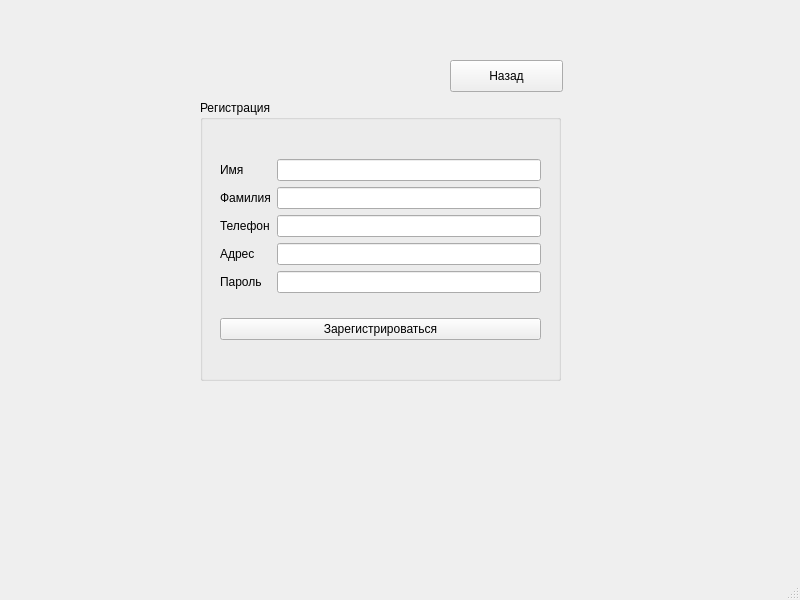
<?xml version="1.0" encoding="UTF-8"?>
<ui version="4.0">
 <class>registrations</class>
 <widget class="QMainWindow" name="registrations">
  <property name="geometry">
   <rect>
    <x>0</x>
    <y>0</y>
    <width>800</width>
    <height>600</height>
   </rect>
  </property>
  <property name="windowTitle">
   <string>MainWindow</string>
  </property>
  <widget class="QWidget" name="centralwidget">
   <widget class="QGroupBox" name="groupBox">
    <property name="geometry">
     <rect>
      <x>200</x>
      <y>100</y>
      <width>361</width>
      <height>281</height>
     </rect>
    </property>
    <property name="title">
     <string>Регистрация</string>
    </property>
    <widget class="QWidget" name="">
     <property name="geometry">
      <rect>
       <x>20</x>
       <y>40</y>
       <width>321</width>
       <height>221</height>
      </rect>
     </property>
     <layout class="QVBoxLayout" name="verticalLayout_4">
      <item>
       <layout class="QHBoxLayout" name="horizontalLayout">
        <item>
         <layout class="QVBoxLayout" name="verticalLayout_3">
          <item>
           <widget class="QLabel" name="label">
            <property name="text">
             <string>Имя</string>
            </property>
           </widget>
          </item>
          <item>
           <widget class="QLabel" name="label_2">
            <property name="text">
             <string>Фамилия</string>
            </property>
           </widget>
          </item>
          <item>
           <widget class="QLabel" name="label_3">
            <property name="text">
             <string>Телефон</string>
            </property>
           </widget>
          </item>
          <item>
           <widget class="QLabel" name="label_4">
            <property name="text">
             <string>Адрес </string>
            </property>
           </widget>
          </item>
          <item>
           <widget class="QLabel" name="pass">
            <property name="text">
             <string>Пароль</string>
            </property>
           </widget>
          </item>
         </layout>
        </item>
        <item>
         <layout class="QVBoxLayout" name="verticalLayout_2">
          <item>
           <widget class="QLineEdit" name="nameLabel"/>
          </item>
          <item>
           <widget class="QLineEdit" name="subnameLabel"/>
          </item>
          <item>
           <widget class="QLineEdit" name="numberLabel"/>
          </item>
          <item>
           <widget class="QLineEdit" name="addressLabel"/>
          </item>
          <item>
           <widget class="QLineEdit" name="passLabel"/>
          </item>
         </layout>
        </item>
       </layout>
      </item>
      <item>
       <widget class="QPushButton" name="push_reg">
        <property name="text">
         <string>Зарегистрироваться</string>
        </property>
       </widget>
      </item>
     </layout>
    </widget>
   </widget>
   <widget class="QPushButton" name="back_to_auto">
    <property name="geometry">
     <rect>
      <x>450</x>
      <y>60</y>
      <width>113</width>
      <height>32</height>
     </rect>
    </property>
    <property name="text">
     <string>Назад</string>
    </property>
   </widget>
  </widget>
  <widget class="QMenuBar" name="menubar">
   <property name="geometry">
    <rect>
     <x>0</x>
     <y>0</y>
     <width>800</width>
     <height>37</height>
    </rect>
   </property>
  </widget>
  <widget class="QStatusBar" name="statusbar"/>
 </widget>
 <resources/>
 <connections/>
</ui>
